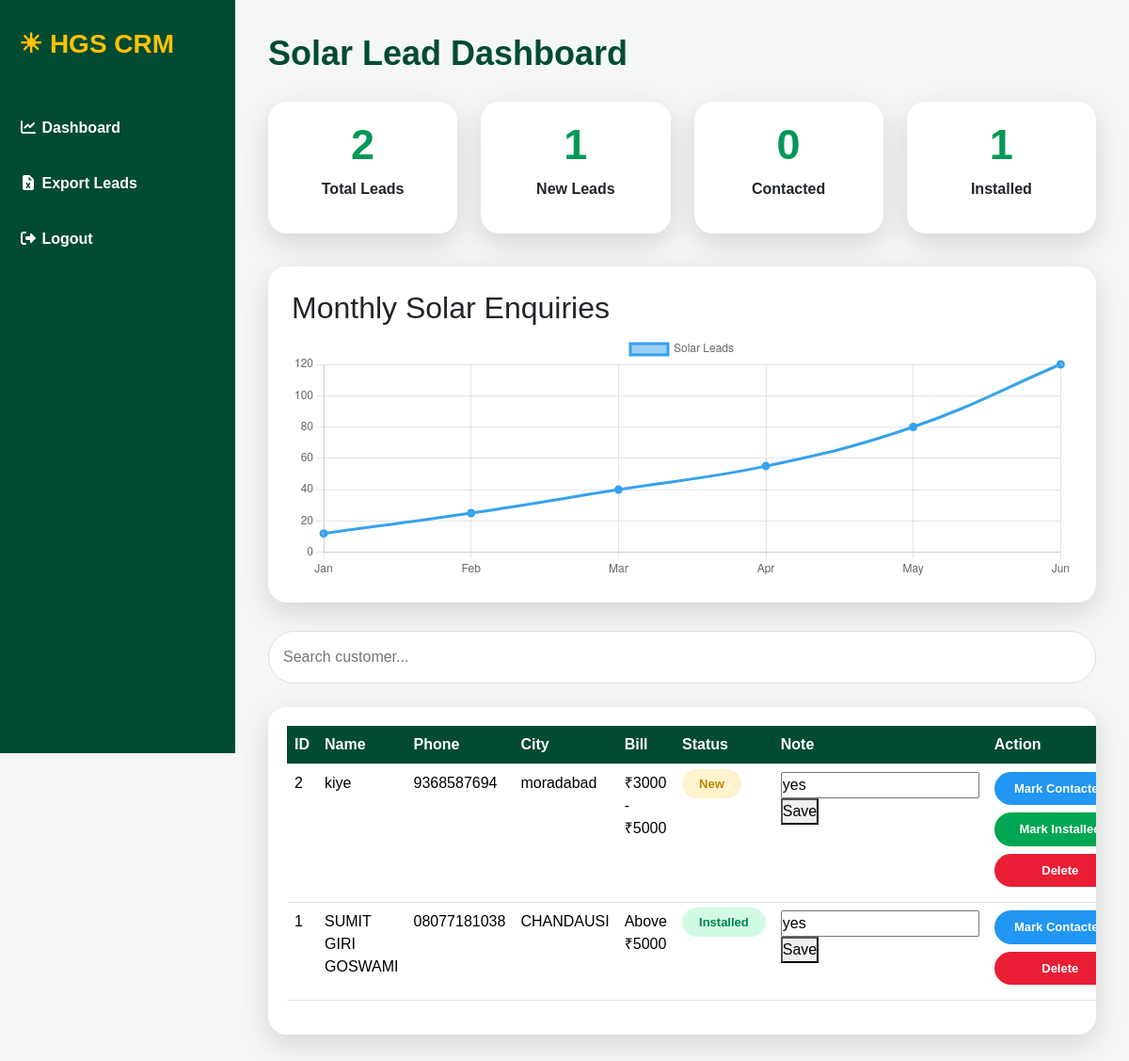
Before: /admin (signed in) with the older database file.
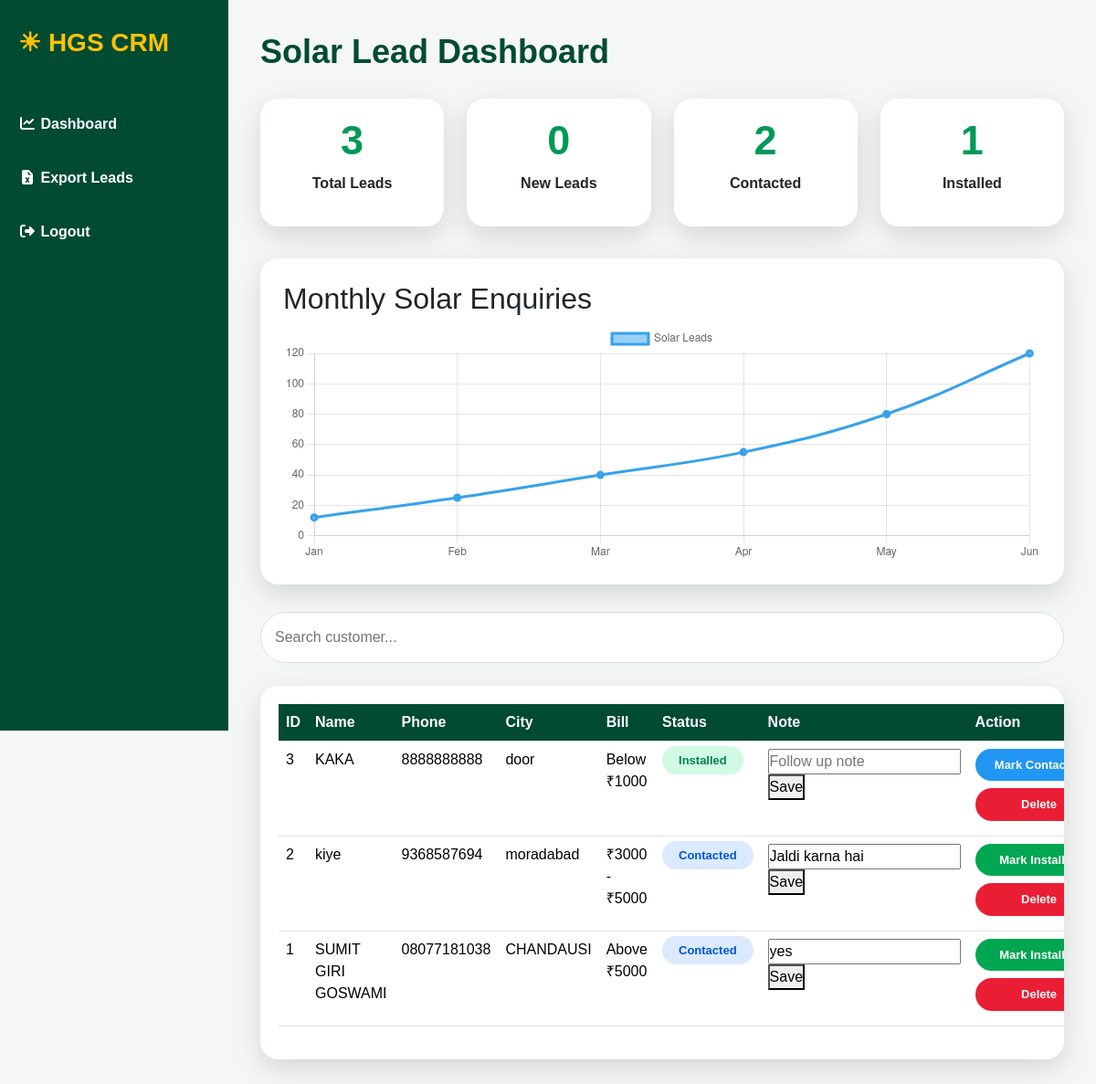
After: the same page with the newer database file.
### tables this page shows
CREATE TABLE leads(

        id INTEGER PRIMARY KEY AUTOINCREMENT,

        name TEXT,

        phone TEXT,

        city TEXT,

        bill TEXT,

        created_at TEXT,

        status TEXT DEFAULT 'New',

        note TEXT DEFAULT ''

    );

### app.py (the view)
@app.route("/admin")
def admin():
    if "admin" not in session:
        return redirect("/admin-login")
    conn = sqlite3.connect("solar.db")
    cur = conn.cursor()
    cur.execute(
        "SELECT * FROM leads ORDER BY id DESC"
    )
    leads = cur.fetchall()
    cur.execute(
        "SELECT COUNT(*) FROM leads WHERE status='New'"
    )
    new_count = cur.fetchone()[0]
    cur.execute(
        "SELECT COUNT(*) FROM leads WHERE status='Contacted'"
    )
    contacted_count = cur.fetchone()[0]
    cur.execute(
        "SELECT COUNT(*) FROM leads WHERE status='Installed'"
    )
    installed_count = cur.fetchone()[0]
    conn.close()
    return render_template(
        "admin.html",
        leads=leads,
        new_count=new_count,
        contacted_count=contacted_count,
        installed_count=installed_count
    )

### templates/admin.html
{% extends 'admin_base.html' %}
{% block admin %}
<h1 class="crm-title">
Solar Lead Dashboard
</h1>
<div class="dashboard-grid">
<div class="crm-card">
<h1>
{{leads|length}}
</h1>
<p>
Total Leads
</p>
</div>
<div class="crm-card">
<h1>
{{new_count}}
</h1>
<p>
New Leads
</p>
</div>
<div class="crm-card">
<h1>
{{contacted_count}}
</h1>
<p>
Contacted
</p>
</div>
<div class="crm-card">
<h1>
{{installed_count}}
</h1>
<p>
Installed
</p>
</div>
</div>
<div class="crm-chart">
<h2>
Monthly Solar Enquiries
</h2>
<canvas id="leadChart"></canvas>
</div>
<input
class="search-box"
id="leadSearch"
placeholder="Search customer..."
onkeyup="searchLead()"
>
<div class="table-box">
<table class="table" id="leadTable">
<thead>
<tr>
<th>ID</th>
<th>Name</th>
<th>Phone</th>
<th>City</th>
<th>Bill</th>
<th>Status</th>
<th>Note</th>
<th>Action</th>
</tr>
</thead>
<tbody>
{% for lead in leads %}
<tr>
<td>
{{lead[0]}}
</td>
<td>
{{lead[1]}}
</td>
<td>
{{lead[2]}}
</td>
<td>
{{lead[3]}}
</td>
<td>
{{lead[4]}}
</td>
<td>
<span class="status-badge {{lead[6]}}">
{{lead[6]}}
</span>
</td>
<td>
<form
method="POST"
action="/add-note/{{lead[0]}}">
<input
class="note-input"
name="note"
value="{{lead[7]}}"
placeholder="Follow up note"
>
<button class="note-btn">
Save
</button>
</form>
</td>
<td>
{% if lead[6] != "Contacted" %}
<a
class="action-btn contact"
href="/update-status/{{lead[0]}}/Contacted">
Mark Contacted
</a>
{% endif %}
{% if lead[6] != "Installed" %}
<a
class="action-btn install"
href="/update-status/{{lead[0]}}/Installed">
Mark Installed
</a>
{% endif %}
<a
class="action-btn delete"
onclick="return confirm('Delete this lead?')"
href="/delete/{{lead[0]}}">
Delete
</a>
</td>
</tr>
{% endfor %}
</tbody>
</table>
</div>
{% endblock %}

### templates/admin_base.html (shortened to what this page needs)
<!DOCTYPE html>
<html>
<head>
<link
href="https://cdn.jsdelivr.net/npm/bootstrap@5.3.7/dist/css/bootstrap.min.css"
rel="stylesheet">
<link
rel="stylesheet"
href="https://cdnjs.cloudflare.com/ajax/libs/font-awesome/7.0.0/css/all.min.css">
<link
rel="stylesheet"
href="{{ url_for('static', filename='css/admin.css') }}">
</head>
<body>
<div class="crm-layout">
<div class="crm-sidebar">
<h3>
☀ HGS CRM
</h3>
<a href="/admin">
<i class="fa-solid fa-chart-line"></i>
Dashboard
</a>
<a href="/download-leads">
<i class="fa-solid fa-file-excel"></i>
Export Leads
</a>
<a href="/logout">
<i class="fa-solid fa-right-from-bracket"></i>
Logout
</a>
</div>
<div class="crm-content">
{% block admin %}
{% endblock %}
</div>
</div>
</body>
</html>

### static/css/admin.css (style rules this page uses)
* { margin:0; padding:0; box-sizing:border-box; font-family:Arial,sans-serif; }
body { background:#f4f7f6; }
.crm-layout { display:flex; min-height:100vh; }
.crm-sidebar { width:250px; background:#004b32; color:white; padding:30px 20px; position:fixed; height:100vh; }
.crm-sidebar h3 { font-size:28px; font-weight:900; color:#ffc107; margin-bottom:60px; }
.crm-sidebar a { display:block; color:white; text-decoration:none; font-weight:bold; margin-bottom:35px; }
.crm-content { margin-left:250px; width:calc(100% - 250px); padding:35px; }
.crm-title { font-size:36px; font-weight:900; color:#004b32; margin-bottom:30px; }
.crm-card { background:white; height:140px; border-radius:20px; display:flex; align-items:center; justify-content:center; flex-direction:column; box-shadow:0 10px 30px #0002; }
.crm-card h1 { font-size:45px; font-weight:900; color:#009957; }
.crm-card p { font-weight:700; }
.crm-chart { background:white; padding:25px; border-radius:20px; margin-bottom:30px; box-shadow:0 10px 30px #0002; }
.crm-chart canvas { max-height:260px; }
.search-box { width:100%; padding:15px; border-radius:30px; border:1px solid #ddd; margin-bottom:25px; }
.table-box { background:white; padding:20px; border-radius:20px; box-shadow:0 10px 30px #0002; overflow:auto; }
.table th { background:#004b32 !important; color:white !important; }
.dashboard-grid { display:grid; grid-template-columns:repeat(4,1fr); gap:25px; margin-bottom:35px; }
.crm-card { width:100% !important; }
.table-box { width:100%; }
.crm-chart { width:100%; }
.status-badge { padding:8px 18px; border-radius:30px; font-weight:900; font-size:13px; }
.status-badge.Contacted { background:#dbeafe; color:#0056d6; }
.status-badge.Installed { background:#d1fae5; color:#00834d; }
.action-btn { display:block; width:140px; text-align:center; padding:8px; border-radius:20px; margin-bottom:8px; text-decoration:none; font-size:13px; font-weight:900; }
.action-btn.contact { background:#2196f3; color:white; }
.action-btn.install { background:#00a651; color:white; }
.action-btn.delete { background:#e91e35; color:white; }

Changed rows visible on the page:
added leads: id "3", name "KAKA", phone "8888888888", city "door", bill "Below ₹1000", status "Installed"
changed leads "kiye": status "New" → "Contacted"; note "yes" → "Jaldi karna hai"; no longer shows "Mark…"
changed leads "SUMIT GIRI GOSWAMI": status "Installed" → "Contacted"
Other visible differences:
{{ leads|length }}: "2" → "3"
{{ new_count }}: "1" → "0"
{{ contacted_count }}: "0" → "2"
